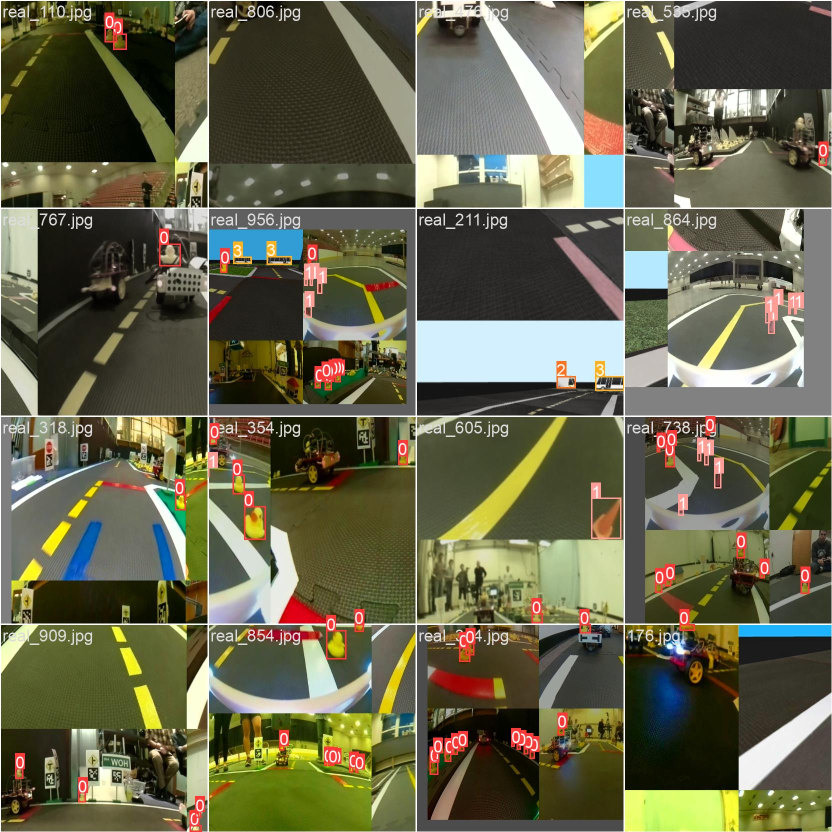
#> input picture object-detection/notebooks/03-Training/train/exp/train_batch0.jpg, 1664 x 1664 px (shown at 1/2 size)
$ python -i visual_servoing_activity.py   (imports and definitions only)
#> lines starting #> are read from the running program, lines starting #| are printed output that depends on the picture; after the words box and inside, x2 and y2 are one past the last pixel; in counts of white or black regions, pixels touching at a corner belong together
#> further down, picture is the input picture: shape (1664, 1664, 3); mean B, G, R 75.5, 100.6, 101.7
from typing import Tuple

import numpy as np
import cv2


def get_steer_matrix_left_lane_markings(shape: Tuple[int, int]) -> np.ndarray:
    """
    Args:
        shape:              The shape of the steer matrix.

    Return:
        steer_matrix_left:  The steering (angular rate) matrix for Braitenberg-like control
                            using the masked left lane markings (numpy.ndarray)
    """

    # TODO: implement your own solution here
    # steer_matrix_left = np.random.rand(*shape)
    # ---
    steer_matrix_left = np.zeros(shape)
    steer_matrix_left[:, :shape[1]//2] = 1
    return steer_matrix_left


def get_steer_matrix_right_lane_markings(shape: Tuple[int, int]) -> np.ndarray:
    """
    Args:
        shape:               The shape of the steer matrix.

    Return:
        steer_matrix_right:  The steering (angular rate) matrix for Braitenberg-like control
                             using the masked right lane markings (numpy.ndarray)
    """

    # TODO: implement your own solution here
    # steer_matrix_right = np.random.rand(*shape)
    # ---
    steer_matrix_right = np.zeros(shape)
    steer_matrix_right[:, shape[1]//2:] = 1
    return steer_matrix_right

def detect_lane_markings(image: np.ndarray) -> Tuple[np.ndarray, np.ndarray]:
    """
    Args:
        image: An image from the robot's camera in the BGR color space (numpy.ndarray)
    Return:
        mask_left_edge:   Masked image for the dashed-yellow line (numpy.ndarray)
        mask_right_edge:  Masked image for the solid-white line (numpy.ndarray)
    """
    h, w, _ = image.shape
#> h = 1664; w = 1664

    # TODO: implement your own solution here
    # mask_left_edge = np.random.rand(h, w)
    # mask_right_edge = np.random.rand(h, w)
    # ---
    white_lower_hsv = np.array([0, 0, 135])
    white_upper_hsv = np.array([125, 42, 255])
    yellow_lower_hsv = np.array([22, 114, 165])
    yellow_upper_hsv = np.array([29, 255, 236])

    imghsv = cv2.cvtColor(image, cv2.COLOR_BGR2HSV) # BGR to HSV
#> imghsv: shape (1664, 1664, 3); mean H, S, V 36.1, 98.3, 108

    mask_white = cv2.inRange(imghsv, white_lower_hsv, white_upper_hsv)
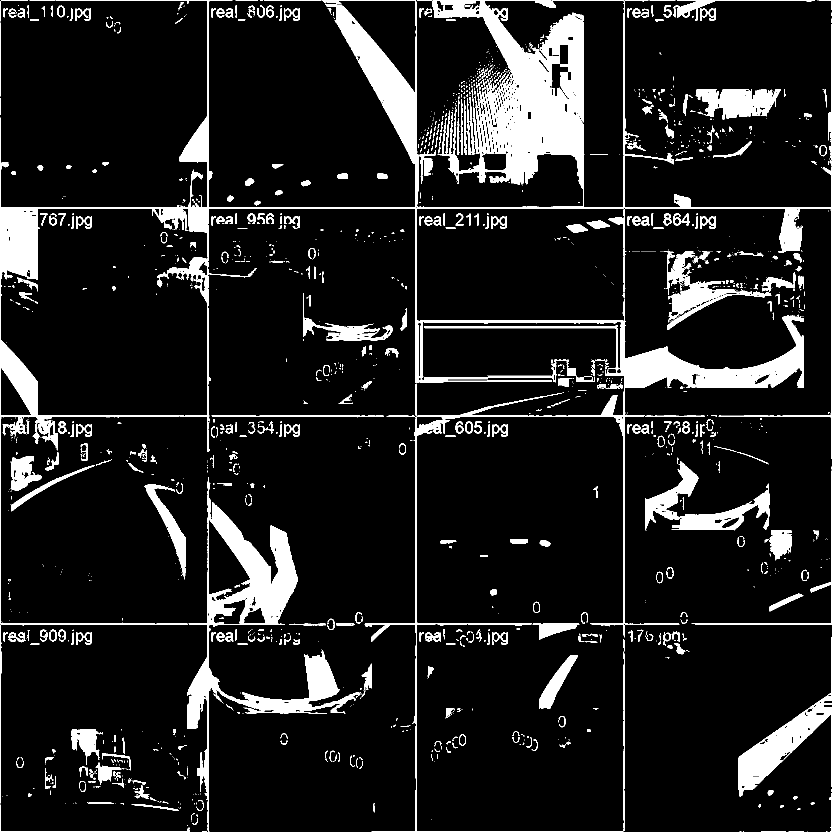
#> mask_white: shape (1664, 1664) (shown at 1/2 size); 11% white; 1597 white regions (1126 under 20 px), largest, box (x1, y1, x2, y2) and area: (0, 0, 1664, 1664) 157444, (374, 955, 722, 1664) 35895, (1477, 1274, 1664, 1593) 11991
    mask_yellow = cv2.inRange(imghsv, yellow_lower_hsv, yellow_upper_hsv)
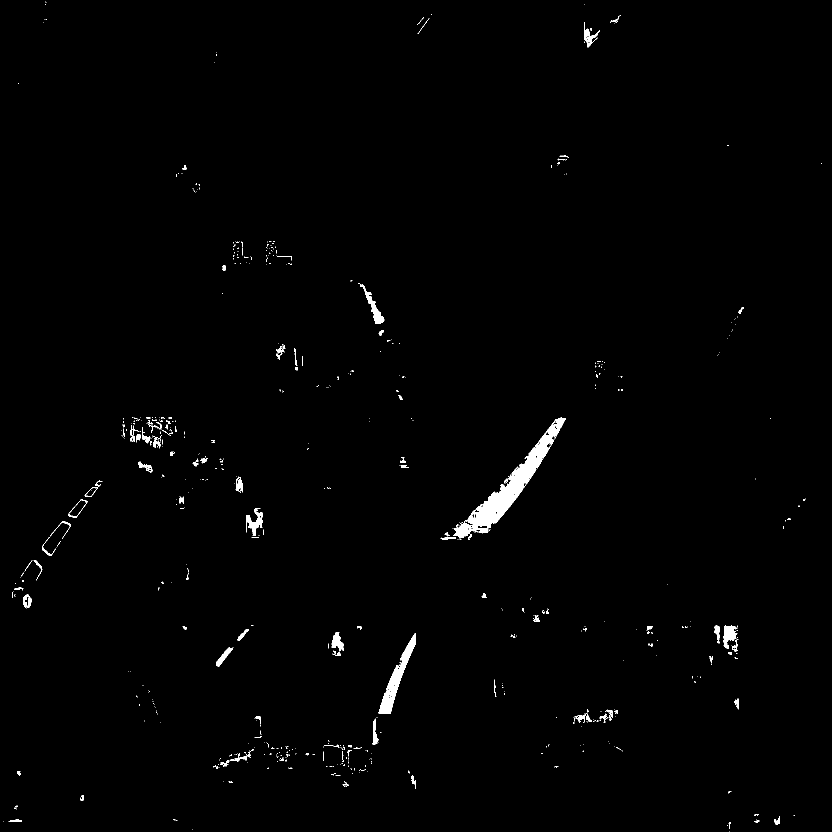
#> mask_yellow: shape (1664, 1664) (shown at 1/2 size); 0.91% white; 639 white regions (543 under 20 px), largest, box (x1, y1, x2, y2) and area: (906, 835, 1132, 1076) 9575, (757, 1266, 831, 1428) 2784, (716, 567, 769, 648) 889

    mask_left_edge = mask_yellow
    mask_right_edge = mask_white

    return mask_left_edge, mask_right_edge

>>> import cv2
>>> picture = cv2.imread('../../../object-detection/notebooks/03-Training/train/exp/train_batch0.jpg')
>>> result = detect_lane_markings(picture)

$ run again, on object-detection/notebooks/03-Training/train/exp/train_batch1.jpg
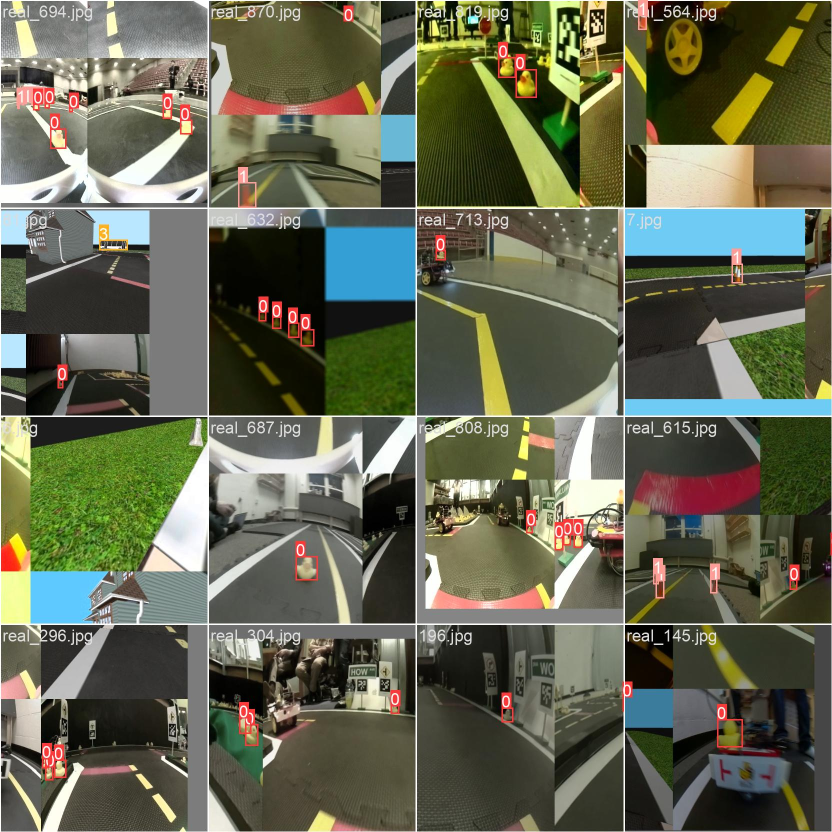
#> input picture object-detection/notebooks/03-Training/train/exp/train_batch1.jpg, 1664 x 1664 px (shown at 1/2 size)
#> picture is the input picture: shape (1664, 1664, 3); mean B, G, R 82.1, 102.3, 99.7
#> imghsv: shape (1664, 1664, 3); mean H, S, V 39.4, 88.9, 109.5
#> in detect_lane_markings, `mask_white = cv2.inRange(imghsv, white_lower_hsv, white_upper_hsv)`:
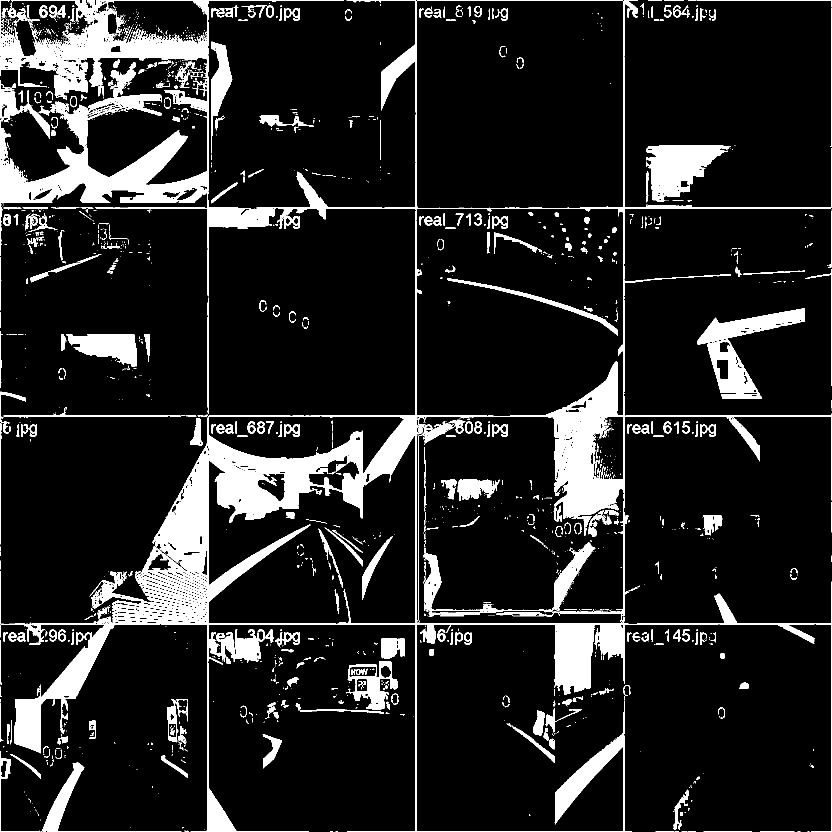
#> mask_white: shape (1664, 1664) (shown at 1/2 size); 12.7% white; 1818 white regions (1398 under 20 px), largest, box (x1, y1, x2, y2) and area: (0, 0, 1664, 1664) 239422, (1293, 290, 1461, 404) 10903, (1394, 616, 1610, 689) 6233
#> in detect_lane_markings, `mask_yellow = cv2.inRange(imghsv, yellow_lower_hsv, yellow_upper_hsv)`:
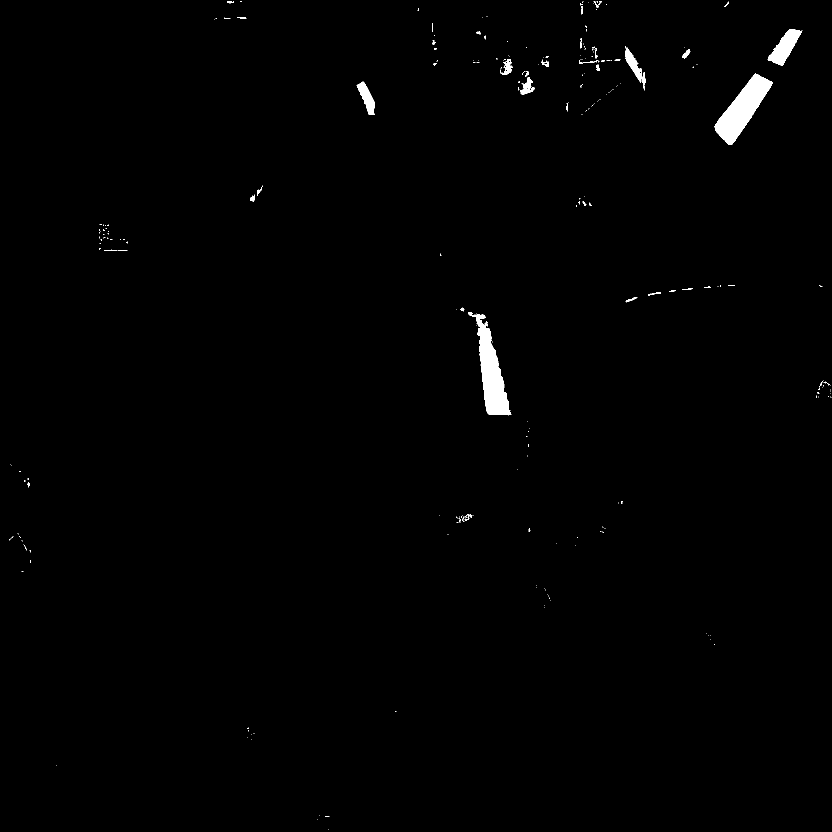
#> mask_yellow: shape (1664, 1664) (shown at 1/2 size); 0.77% white; 278 white regions (238 under 20 px), largest, box (x1, y1, x2, y2) and area: (1429, 147, 1546, 290) 6829, (936, 624, 1023, 831) 6771, (1535, 58, 1605, 132) 2270

$ run again, on object-detection/notebooks/03-Training/train/exp/train_batch2.jpg
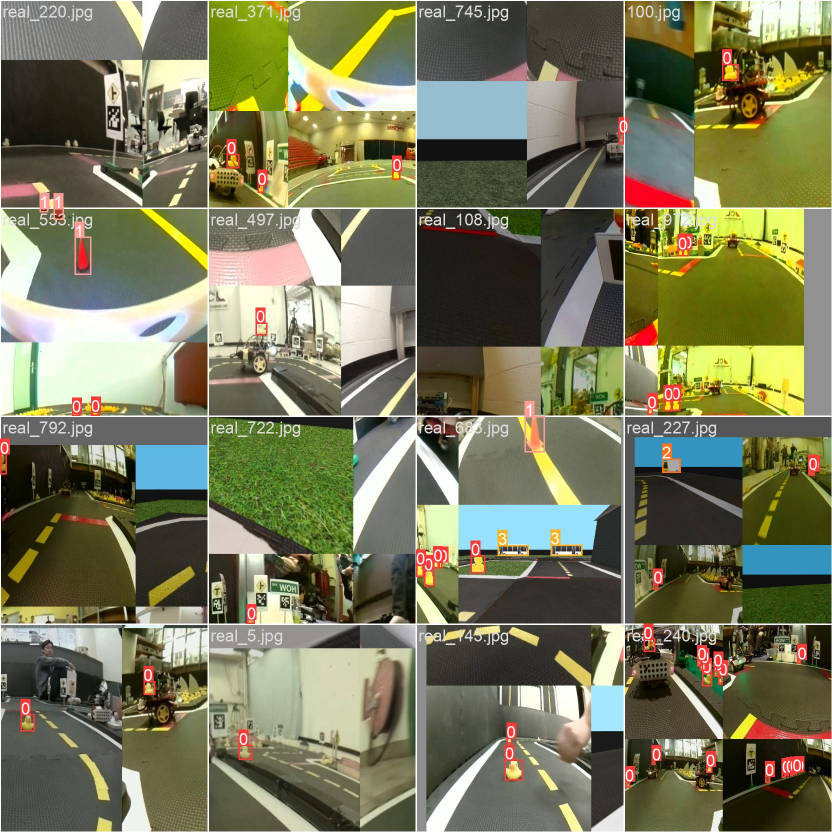
#> input picture object-detection/notebooks/03-Training/train/exp/train_batch2.jpg, 1664 x 1664 px (shown at 1/2 size)
#> picture is the input picture: shape (1664, 1664, 3); mean B, G, R 89.9, 119.7, 119.2
#> imghsv: shape (1664, 1664, 3); mean H, S, V 37.6, 90.5, 127.3
#> in detect_lane_markings, `mask_white = cv2.inRange(imghsv, white_lower_hsv, white_upper_hsv)`:
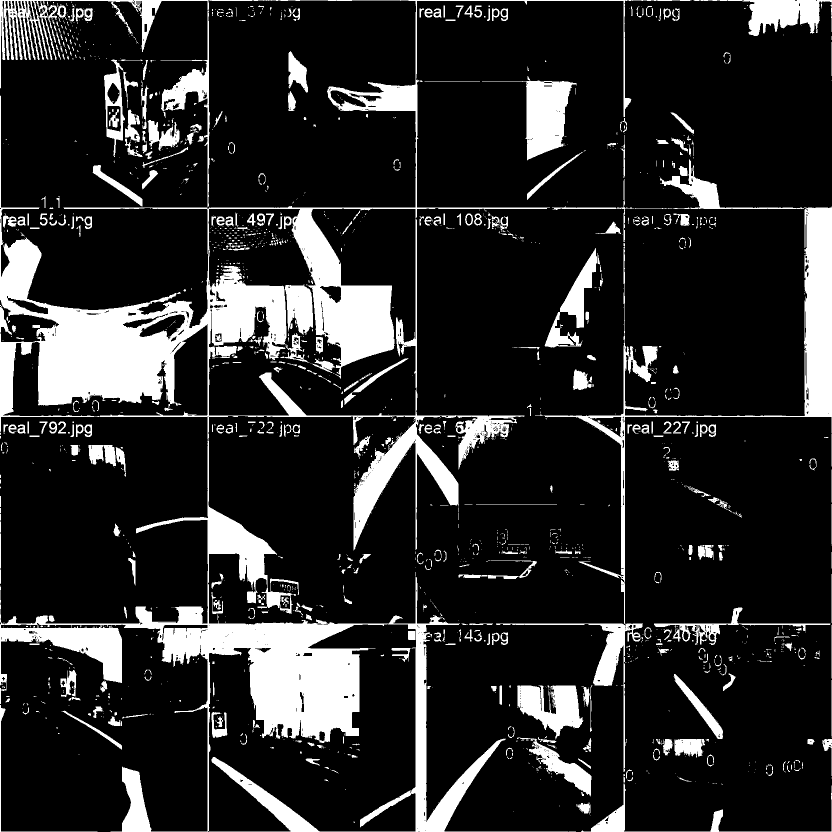
#> mask_white: shape (1664, 1664) (shown at 1/2 size); 16% white; 1807 white regions (1354 under 20 px), largest, box (x1, y1, x2, y2) and area: (0, 0, 1383, 1664) 281570, (1087, 318, 1664, 1248) 35745, (964, 161, 1153, 321) 11247
#> in detect_lane_markings, `mask_yellow = cv2.inRange(imghsv, yellow_lower_hsv, yellow_upper_hsv)`:
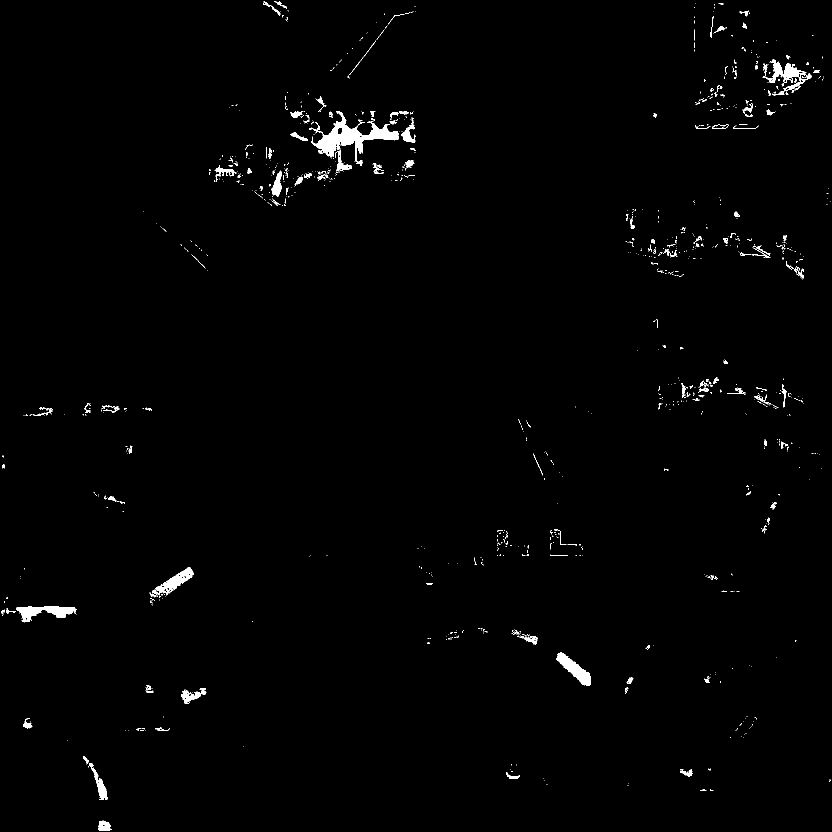
#> mask_yellow: shape (1664, 1664) (shown at 1/2 size); 1% white; 1067 white regions (920 under 20 px), largest, box (x1, y1, x2, y2) and area: (623, 222, 798, 332) 5207, (32, 1213, 153, 1245) 1907, (1525, 119, 1624, 185) 1876

$ run again, on object-detection/notebooks/03-Training/train/exp/val_batch0_pred.jpg
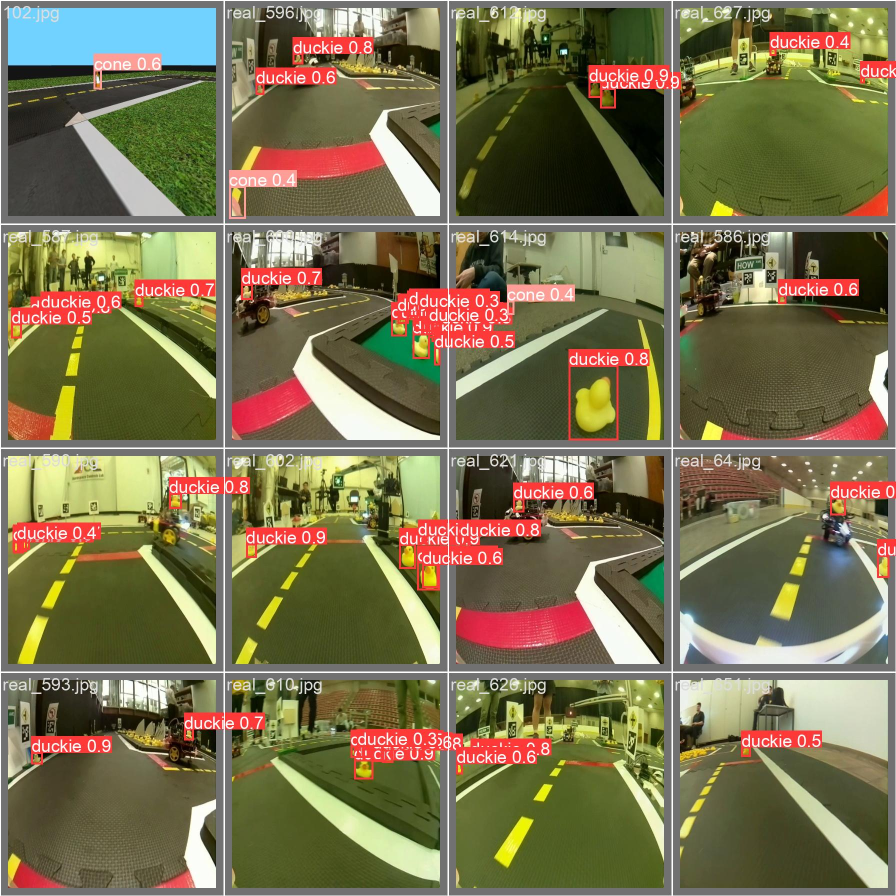
#> input picture object-detection/notebooks/03-Training/train/exp/val_batch0_pred.jpg, 1792 x 1792 px (shown at 1/2 size)
#> picture is the input picture: shape (1792, 1792, 3); mean B, G, R 80.7, 113.4, 121.3
#> imghsv: shape (1792, 1792, 3); mean H, S, V 33.4, 109.1, 128.2
#> in detect_lane_markings, `mask_white = cv2.inRange(imghsv, white_lower_hsv, white_upper_hsv)`:
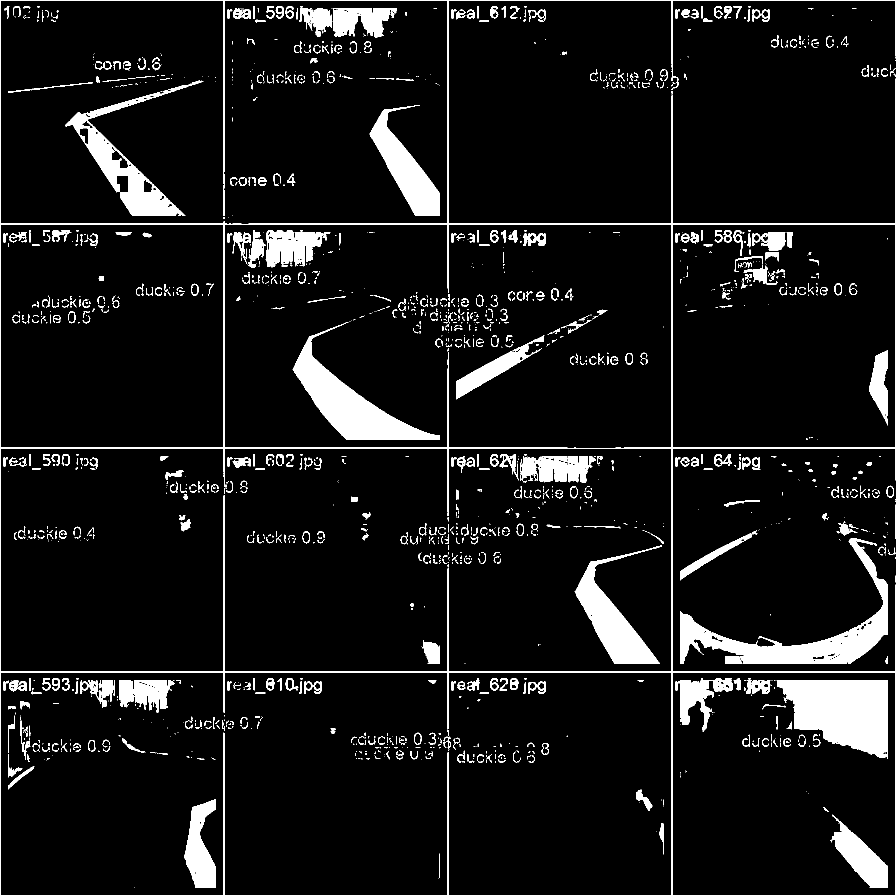
#> mask_white: shape (1792, 1792) (shown at 1/2 size); 8% white; 1749 white regions (1113 under 20 px), largest, box (x1, y1, x2, y2) and area: (0, 0, 1792, 1792) 41318, (1553, 1360, 1776, 1518) 24589, (1360, 1076, 1776, 1328) 21839
#> in detect_lane_markings, `mask_yellow = cv2.inRange(imghsv, yellow_lower_hsv, yellow_upper_hsv)`:
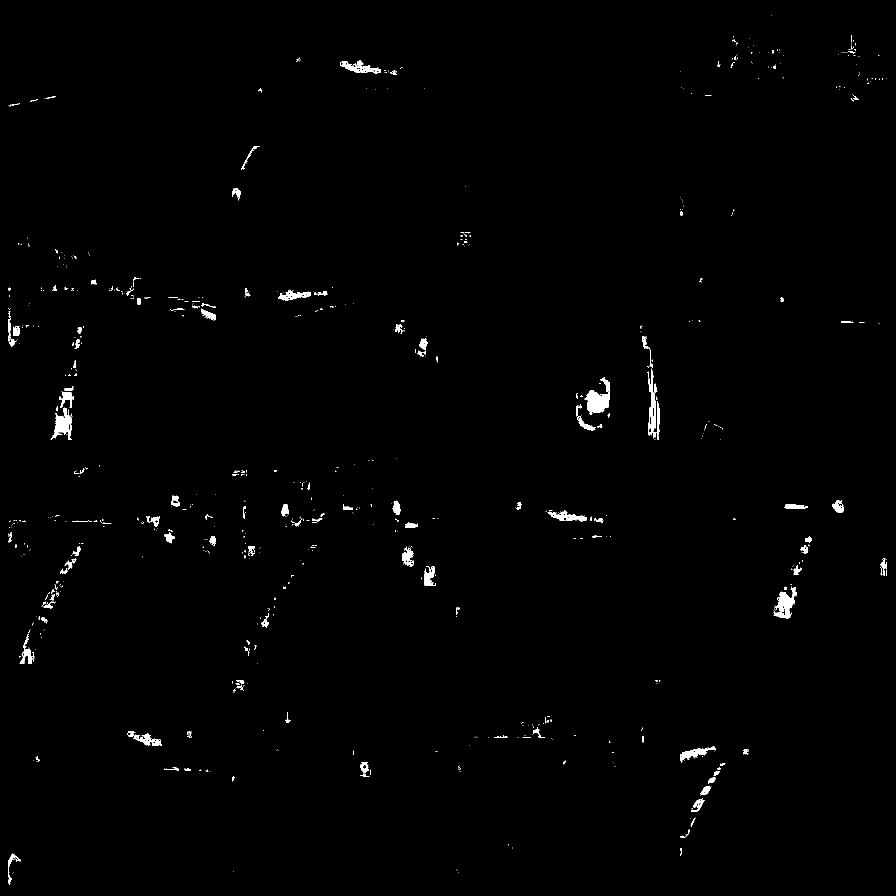
#> mask_yellow: shape (1792, 1792) (shown at 1/2 size); 0.78% white; 792 white regions (658 under 20 px), largest, box (x1, y1, x2, y2) and area: (1170, 755, 1220, 830) 1873, (1296, 737, 1320, 880) 1419, (1547, 1173, 1594, 1237) 1402
